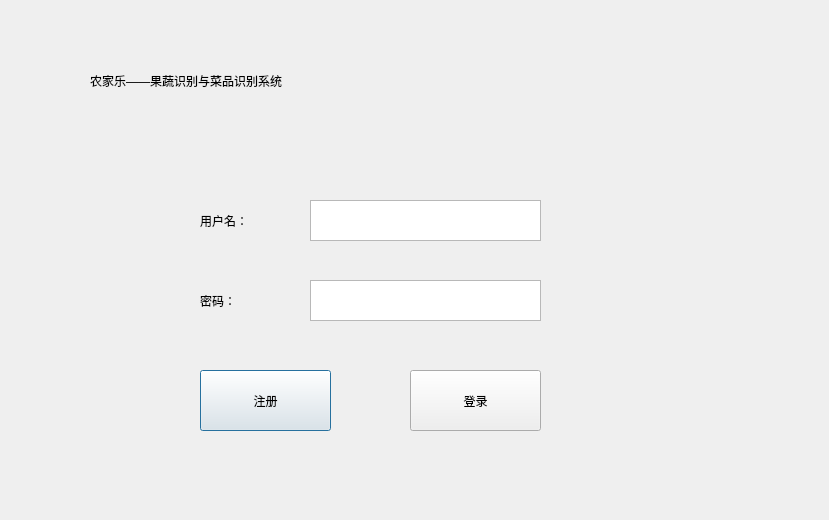
<?xml version="1.0" encoding="UTF-8"?>
<ui version="4.0">
 <class>Dialog</class>
 <widget class="QDialog" name="Dialog">
  <property name="geometry">
   <rect>
    <x>0</x>
    <y>0</y>
    <width>829</width>
    <height>520</height>
   </rect>
  </property>
  <property name="windowTitle">
   <string>Dialog</string>
  </property>
  <property name="styleSheet">
   <string notr="true"/>
  </property>
  <widget class="QFrame" name="frame">
   <property name="geometry">
    <rect>
     <x>-10</x>
     <y>-10</y>
     <width>841</width>
     <height>531</height>
    </rect>
   </property>
   <property name="frameShape">
    <enum>QFrame::StyledPanel</enum>
   </property>
   <property name="frameShadow">
    <enum>QFrame::Raised</enum>
   </property>
   <widget class="QTextEdit" name="textEdit">
    <property name="geometry">
     <rect>
      <x>320</x>
      <y>210</y>
      <width>231</width>
      <height>41</height>
     </rect>
    </property>
   </widget>
   <widget class="QLabel" name="label_4">
    <property name="geometry">
     <rect>
      <x>-10</x>
      <y>-10</y>
      <width>861</width>
      <height>541</height>
     </rect>
    </property>
    <property name="styleSheet">
     <string notr="true">background-image: url(:/bg1.jpg);</string>
    </property>
    <property name="text">
     <string/>
    </property>
   </widget>
   <widget class="QLabel" name="label_3">
    <property name="geometry">
     <rect>
      <x>100</x>
      <y>40</y>
      <width>641</width>
      <height>101</height>
     </rect>
    </property>
    <property name="styleSheet">
     <string notr="true">color: rgb(56, 99, 7);
color: rgb(0, 0, 0);
font: 24pt &quot;楷体&quot;;</string>
    </property>
    <property name="text">
     <string>农家乐——果蔬识别与菜品识别系统</string>
    </property>
   </widget>
   <widget class="QPushButton" name="pushButton">
    <property name="geometry">
     <rect>
      <x>210</x>
      <y>380</y>
      <width>131</width>
      <height>61</height>
     </rect>
    </property>
    <property name="styleSheet">
     <string notr="true">font: 20pt &quot;楷体&quot;;
color: rgb(0, 0, 0);</string>
    </property>
    <property name="text">
     <string>注册</string>
    </property>
   </widget>
   <widget class="QPushButton" name="pushButton_2">
    <property name="geometry">
     <rect>
      <x>420</x>
      <y>380</y>
      <width>131</width>
      <height>61</height>
     </rect>
    </property>
    <property name="styleSheet">
     <string notr="true">font: 20pt &quot;楷体&quot;;
color: rgb(0, 0, 0);</string>
    </property>
    <property name="text">
     <string>登录</string>
    </property>
   </widget>
   <widget class="QTextEdit" name="textEdit_2">
    <property name="geometry">
     <rect>
      <x>320</x>
      <y>290</y>
      <width>231</width>
      <height>41</height>
     </rect>
    </property>
   </widget>
   <widget class="QLabel" name="label_2">
    <property name="geometry">
     <rect>
      <x>210</x>
      <y>290</y>
      <width>91</width>
      <height>41</height>
     </rect>
    </property>
    <property name="styleSheet">
     <string notr="true">font: 16pt &quot;楷体&quot;;</string>
    </property>
    <property name="text">
     <string>密码：</string>
    </property>
   </widget>
   <widget class="QLabel" name="label">
    <property name="geometry">
     <rect>
      <x>210</x>
      <y>210</y>
      <width>101</width>
      <height>41</height>
     </rect>
    </property>
    <property name="styleSheet">
     <string notr="true">font: 16pt &quot;楷体&quot;;</string>
    </property>
    <property name="text">
     <string>用户名：</string>
    </property>
   </widget>
   <zorder>label_4</zorder>
   <zorder>textEdit</zorder>
   <zorder>label_3</zorder>
   <zorder>pushButton</zorder>
   <zorder>pushButton_2</zorder>
   <zorder>textEdit_2</zorder>
   <zorder>label_2</zorder>
   <zorder>label</zorder>
  </widget>
 </widget>
 <resources>
  <include location="../data/a.qrc"/>
 </resources>
 <connections/>
 <slots>
  <slot>register()</slot>
  <slot>login()</slot>
 </slots>
</ui>
